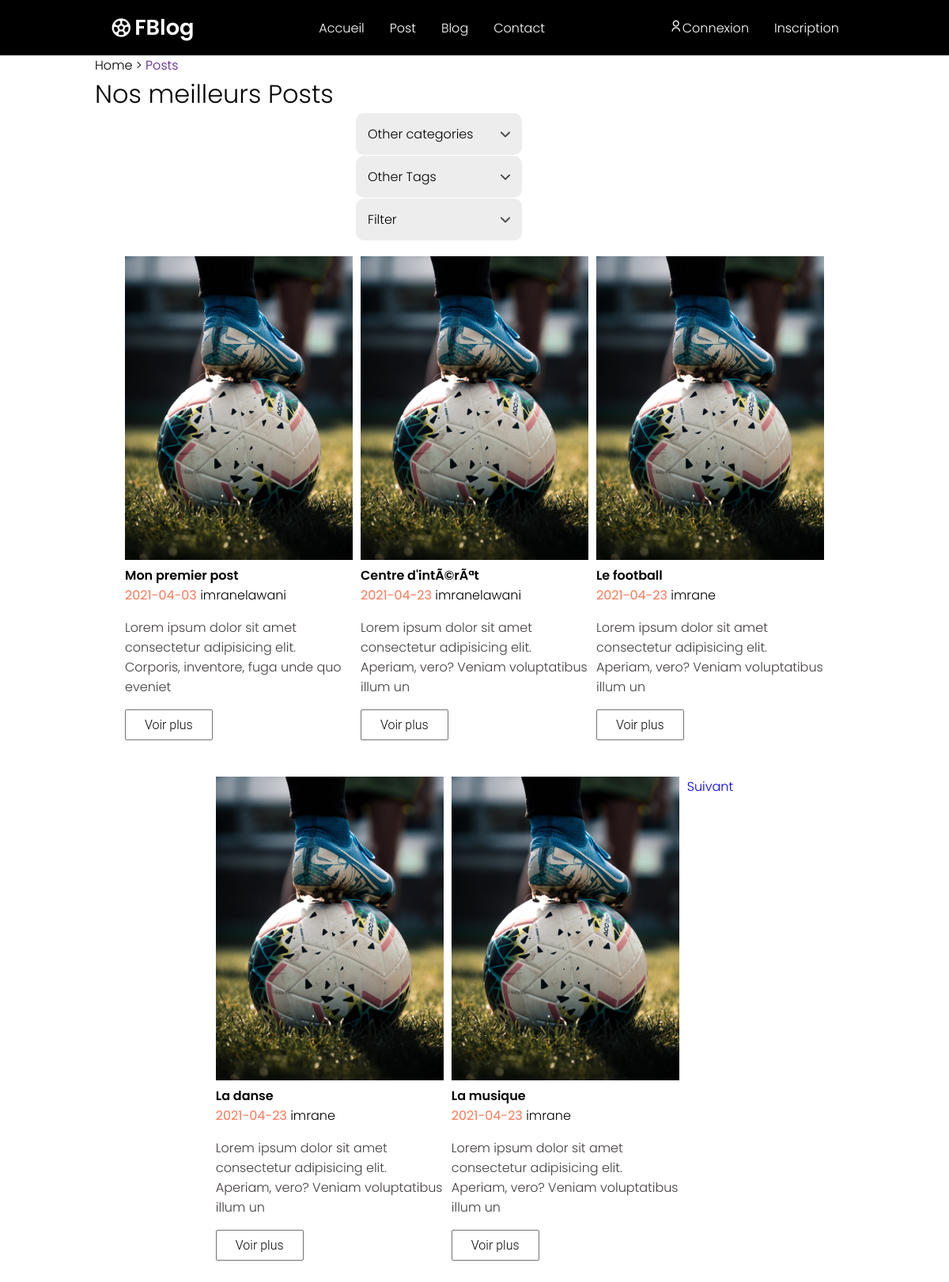
The page /views/index.php on the database its author committed.
### tables this page shows
CREATE TABLE `posts` (
  `id` int(11) NOT NULL,
  `title` varchar(250) NOT NULL,
  `content` text NOT NULL,
  `user_id` int(11) NOT NULL,
  `post_date` date NOT NULL
);

CREATE TABLE `users` (
  `id` int(11) NOT NULL,
  `username` varchar(250) NOT NULL,
  `pswd` varchar(50) NOT NULL
);

### app/function.php (called while the page is built, shortened)
<?php
function getPosts($debut, $pdo)
{
    $postsSql= $pdo->prepare("SELECT * FROM  posts  LIMIT $debut, 5");
    $postsSql->execute();
    $posts = $postsSql->fetchAll(PDO::FETCH_ASSOC);
    return $posts;
}
function getUser($userId, $pdo){
    $stmt = $pdo->prepare('SELECT * FROM  users WHERE id= :userId');
    $stmt->execute([
        'userId' => $userId,
    ]);
    $user = $stmt->fetch(PDO::FETCH_ASSOC);
    return $user;
}
function isConnected(){
    if(isset($_SESSION['userid']) && $_SESSION['userid'] != null){
        return true;
    }else{
        return false;
    }
}
function countPosts($pdo){
    $postsSql= $pdo->prepare("SELECT count(*) as nbr  FROM  posts  ");
    $postsSql->execute();
    $posts = $postsSql->fetch(PDO::FETCH_ASSOC);
    return $posts;
}
?>

### controller/controlpost.php (called while the page is built, shortened)
<?php
    if(isset($_GET['page'])){
        $page= $_GET['page'];
    }else{
        $page= 0;
    }
    $debut= $page*5;
    $posts = getPosts($debut, $pdo);
    $nbrPosts = countPosts($pdo);
?>

### views/index.php (the view, shortened to what this page needs)
<?php
require('../app/function.php');
    require('../app/dbconnexion.php');
    require('../controller/controlpost.php');
?>
<!doctype html>
<html lang="en">
    <head>
        <link rel="stylesheet" type="text/css" href="style.css">
        <link rel="stylesheet" type="text/css" href="boutton.css">
        <link href="https://cdn.jsdelivr.net/npm/remixicon@2.5.0/fonts/remixicon.css" rel="stylesheet">
        <link rel="stylesheet" href="https://unpkg.com/boxicons@latest/css/boxicons.min.css">
    </head>
    <body>
        <?php require_once('header.php'); ?>
        <div class="container">
            <p>Home > <a href="">Posts</a> </p>
            <div class="title">
                <h1>Nos meilleurs Posts</h1>
            </div>
        </div>
    <div class="container selector">
        <div id="selectField">
            <p id="selectText"> Other categories</p>
            <img src="arrow.png" id="arrowIcon">
        </div>
    </div>
    <div class="container selector">
        <div id="selectField">
            <p id="selectText">Other Tags</p>
            <img src="arrow.png" id="arrowIcon">
        </div>
    </div>
        <div class="container selector">
        <div id="selectField">
            <p id="selectText">Filter</p>
            <img src="arrow.png" id="arrowIcon">
        </div>
    </div>
        <div class="container posts" style="margin-top: 20px;">
            <?php foreach($posts as $post):?>
                <div class="card" >
                    <img width="100%" src="hero.jpg" alt="">
                    <div class="card-body">
                        <h4 class="card-title"><?=$post['title'] ?></h4 > <span class="card-date"><?=$post['post_date'] ?></span>
                        <?php $user= getUser($post['user_id'], $pdo); ?>
                        <strong><?=$user['username'] ?></strong>
                        <p class="card-text"><?=substr($post['content'], 0, 100)?></p><a class="seeall" href="post.php?idpost=<?=$post['id'] ?> ">Voir plus</a>
                    </div>
                </div>
            <?php endforeach;?>
            <?php if($page==0): ?>
                <?php if($nbrPosts['nbr']>5): ?>
                <a href="index.php?page=<?=$page+1?>">Suivant</a>
                <?php endif; ?>
                <?php else: ?>
                    <a href="index.php?page=<?=$page-1?>">Précédent</a>
                    <a href="index.php?page=<?=$page+1?>">Suivant</a>
                <?php endif; ?>
        </div>
    </body>
</html>

### views/header.php (shortened to what this page needs)
<header>
    <div class="container">
        <a href="index.php" class="logo"><i class="ri-football-line"></i><span>FBlog</span></a>
        <nav >
            <ul class="navbar">
                <li><a href="index.php" class="active">Accueil</a></li>
                <li><a href="#">Post</a></li>
                <li><a href="blog.php">Blog</a></li>
                <li><a href="#">Contact</a></li>
            </ul>
        </nav>
        <div>
            <ul>
            <?php if(isConnected()): ?>
                <li>
                    <a class="user" href="#"><i class="ri-user-line"></i><?php $user= getUser($_SESSION['userid'], $pdo); ?>  <?=$user['username'] ?></a>
                </li>
                <li >
                    <a class="main" href="logout.php"><i class="ri-logout-box-line"></i>Se déconnecter</a>
                </li>
            <?php else: ?>
                <li><a href="signin.php"><i class="ri-user-line"></i>Connexion</a> </li>
                <li><a href="signup.php">Inscription</a> </li>
            </ul>
        </div>
            <?php endif; ?>
    </div>
</header>

### views/style.css (style rules this page uses)
* { padding: 0; margin: 0; box-sizing: bordex-box; text-decoration: none; list-style: none; font-weight: 300; font-family: 'Poppins', sans-serif; }
:root { --bg-color :#000000; --text-color:#000000; --main-color:#ffffff; }
.container { width: 80%; margin: 0 auto; }
header { color: var(--main-color); background:var(--text-color); padding: 2em; font-weight: 500; }
header div { display: flex; justify-content: space-between ; flex-direction: row; align-items: center; gap: 2em; }
header ul a { color: var(--main-color); font-size: 1em ; }
header ul { display: flex; align-items: center; gap: 2em; justify-content: space-around; }
.logo { display: flex; align-items: center; }
.logo i { color: var(--main-color); font-size: 28px; margin-right: 3px; }
.logo span { color: var(--main-color); font-size: 1.7rem; font-weight: 600; }
ul a { color: var(--main-color); font-size: 1em; transition: all .50s ease; }
@media (max-width: 1280px) { header { padding: 14px 2%; transition: .2s; } }
@media (max-width: 1280px) { .navbar a { padding: 5px 0; } }
dl, ol, ul { margin-top: 1; margin-bottom: 0; }

### views/boutton.css (style rules this page uses)
.selector { width: 300px; }
#selectField { width: 70%; padding: 14px 15px; margin-bottom: 1px; box-sizing: border-box; background: rgba(229, 229, 229, 0.7); border-radius: 10px; display: flex; align-items: center; justify-content: space-between; cursor: pointer; }
#selectField img { width: 12px; transform: transform 0.5s; }

### views/index.php (style rules this page uses)
.posts { display: flex; gap: 10px; flex-wrap: wrap; justify-content: center; }
.card { width: 30%; margin-bottom: 2rem; }
.card-title { font-weight: 600; }
.card-date { font-weight: 400; color: rgb(255, 119, 85); }
.card-text { margin: 1rem 0 1rem 0; font-weight: 300; color: rgb(66, 61, 61); }
a.seeall { display:inline-block; padding:0.55rem 1.5rem; border: 1px solid #3b3a3ab5; margin:0 0.3em 0.3em 0; border-radius:0.12em; box-sizing: border-box; text-decoration:none; font-family:'Roboto',sans-serif; font-weight:300; color:#000000; text-align:center; transition: all 0.2s; }

### rows shown on the page
posts: title "Mon premier post", post_date "2021-04-03", user.username "imranelawani", content "Lorem ipsum dolor sit amet consectetur adipisicing elit. Corporis, inventore, fuga unde quo eveniet"
posts: title "Centre d'intÃ©rÃªt", post_date "2021-04-23", user.username "imranelawani", content "Lorem ipsum dolor sit amet consectetur adipisicing elit. Aperiam, vero? Veniam voluptatibus illum un"
posts: title "Le football", post_date "2021-04-23", user.username "imrane", content "Lorem ipsum dolor sit amet consectetur adipisicing elit. Aperiam, vero? Veniam voluptatibus illum un"
posts: title "La danse", post_date "2021-04-23", user.username "imrane", content "Lorem ipsum dolor sit amet consectetur adipisicing elit. Aperiam, vero? Veniam voluptatibus illum un"
posts: title "La musique", post_date "2021-04-23", user.username "imrane", content "Lorem ipsum dolor sit amet consectetur adipisicing elit. Aperiam, vero? Veniam voluptatibus illum un"
